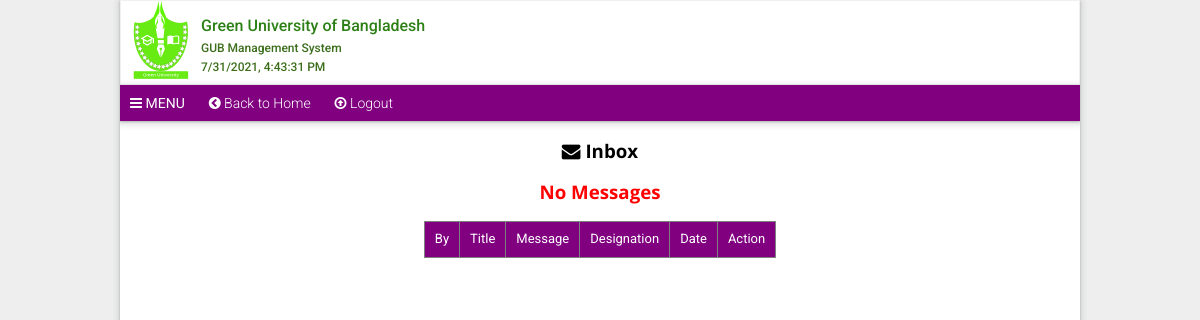
The page /views/admin-messages.php (signed in) on the database as committed earlier.
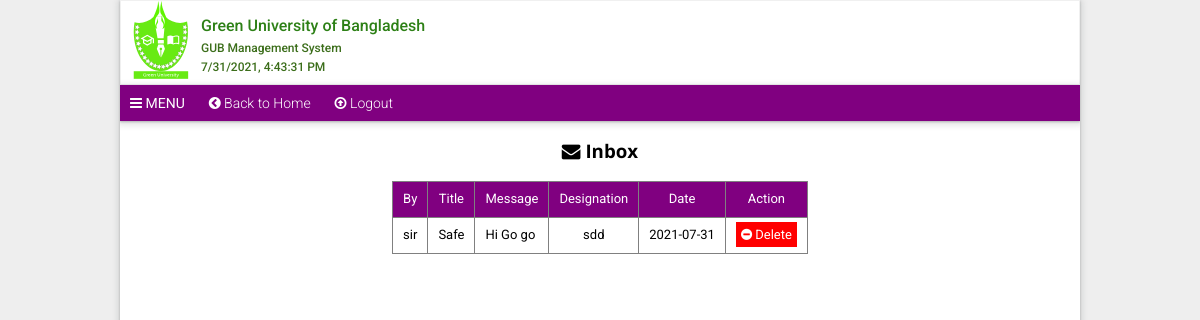
The same page on the database as committed later.
### tables this page shows
CREATE TABLE `message` (
  `no` int(10) unsigned NOT NULL,
  `by` varchar(50) NOT NULL,
  `title` varchar(100) NOT NULL,
  `message` varchar(400) NOT NULL,
  `designation` varchar(50) NOT NULL,
  `date` date NOT NULL DEFAULT current_timestamp(),
  PRIMARY KEY (`no`),
  UNIQUE KEY `by` (`by`)
);

### views/admin-messages.php (the view, shortened to what this page needs)
<!DOCTYPE html>
<html lang="en">
	<head>
		<link rel="stylesheet" href="normalize.min.css">
		<link rel="stylesheet" href="https://cdnjs.cloudflare.com/ajax/libs/font-awesome/4.7.0/css/font-awesome.css" />
	</head>
	<body>
		<div class="container" id="style-1">
			<div class="header">
				<header class="head-section">
					<div class="logo"><img src="img/logo.svg" alt="logo" width="80px" height="auto" /></div>
					<h1 class="hTitle">Green University of Bangladesh <br><sub class="sub"> <i>GUB Management System</i> </sub></h1>
				</header>
			</div>
			<div class="navbar">
				<a id="menu" href="#" style="font-weight: normal"><i class="fa fa-bars"></i> MENU</a>
				<a href="admin-home.php"><i class="fa fa-chevron-circle-left"></i> Back to Home</a>
				<a href="logout.php"><i class="fa fa-arrow-circle-o-up"></i> Logout</a>
			</div>
		    <div style="overflow-x: auto;">
		    	<h3 style="text-align: center;"><i class="fa fa-envelope"></i> Inbox</h3>
		    	<table border="1">
		    		<tr style="background-color: purple;"> <td> By </td> <td> Title </td> <td>Message</td> <td>Designation</td> <td>Date</td>  <td>Action</td> </tr>
		    	    <?php
                     require_once("core/dbm.php");
                     $result = $mysqli->query("SELECT * FROM message ORDER BY date DESC LIMIT 1000 ");
                     while($row = $result->fetch_assoc()){
                     	echo '<tr>';
                     	  echo '<td style="text-align:center">' . $row['by'] .        '</td>';
                     	  echo '<td style="text-align:center">' . $row['title'] .     '</td>';
                     	  echo '<td>' . $row['message'] .   '</td>';
                     	  echo '<td style="text-align:center">' . $row['designation'] .   '</td>';
                     	  echo '<td>' . $row['date'] .   '</td>';
                     	  echo '<td >' . '<a style="background-color: red; color: #fff; padding:5px; text-decoration:none;";  href="delete-message.php?username=' . $row['by'] . ' "  "> <i class="fa fa-minus-circle"></i>  Delete</a>' . '</td>';
                     	echo '</tr>';
                     }
                     if($result->num_rows == 0) {
                     	echo '<h3 style="text-align:center; color: red"> No Messages </h3>';
                     }
                     ?>
		    	</table>
		    </div>
		</div>
	</body>
</html>

Rows that differ between the two databases and show on the page:
added message: by "sir", title "Safe", message "Hi Go go", designation "sdd", date "2021-07-31"
Other text that changed with them:
text no longer shown: "No Messages"
